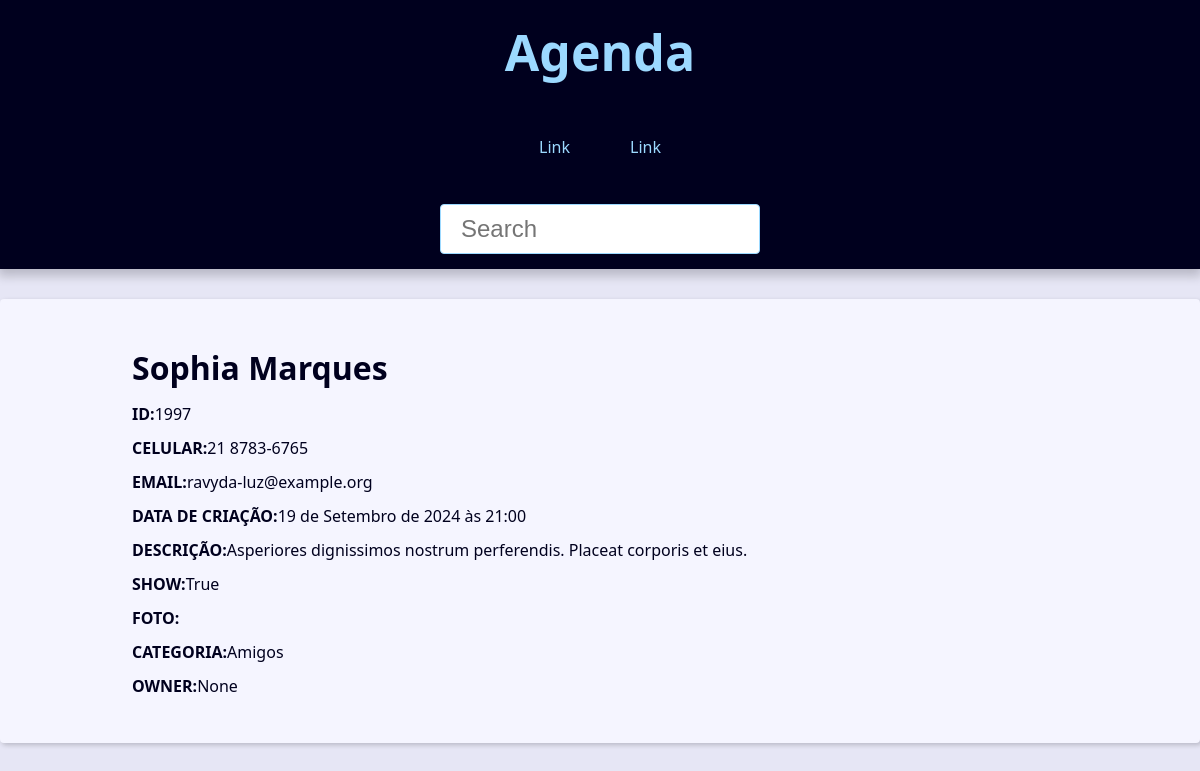
Page /1997/ on the committed database.
### contact/models.py (models this page shows, shortened)
class Contact(models.Model):
    primeiro_nome = models.CharField(max_length=20)
    ultimo_nome = models.CharField(max_length=20, blank=True)
    celular = models.CharField(max_length=20)
    email = models.EmailField(max_length=255)
    created_date = models.DateTimeField(default=timezone.now)
    description = models.TextField(blank=True)
    show = models.BooleanField(default=True)
    picture = models.ImageField(blank=True, upload_to='pictures/%Y/%m')
    category = models.ForeignKey(Category, on_delete=models.SET_NULL, blank=True, null=True)
    owner = models.ForeignKey(User, on_delete=models.SET_NULL, blank=True, null=True)

class Category(models.Model):
    class Meta:
        verbose_name = 'Categoria'
        verbose_name_plural = 'Categories'
    name = models.CharField(max_length=50)

### contact/views/contact_views.py (the view)
# urls.py: path('<int:contact_id>/', views.contact, name='contact'),
def contact(request, contact_id):
    single_contact = get_object_or_404(Contact, pk=contact_id,show=True)
    contact_name = f'{single_contact.primeiro_nome} {single_contact.ultimo_nome}'
    context ={
        'contact': single_contact,
        'site_title': contact_name,
    }
    return render(
        request,
        'contact/contact.html',
        context
    )

### contact/templates/contact/contact.html
{% extends "global/base.html" %}
{% block content %}
<div class="single-contact">
    <h1 class="single-contact-name">
        {{contact.primeiro_nome}} {{contact.ultimo_nome}}
    </h1>
    <p><b>ID:</b>{{contact.id}}</p>
    <p><b>CELULAR:</b>{{contact.celular}}</p>
    <p><b>EMAIL:</b>{{contact.email}}</p>
    <p><b>DATA DE CRIAÇÃO:</b>{{contact.created_date}}</p>
    <p><b>DESCRIÇÃO:</b>{{contact.description}}</p>
    <p><b>SHOW:</b>{{contact.show}}</p>
    <p><b>FOTO:</b>{{contact.picture}}</p>
    <p><b>CATEGORIA:</b>{{contact.category.name}}</p>
    <p><b>OWNER:</b>{{contact.owner}}</p>
</div>
{% endblock content %}

### base_static/global/css/style.css (style rules this page uses)
:root { --spacing: 1.5rem; --link-dark-color: rgb(0, 83, 134); --link-light-color: rgb(156, 217, 255); --clr-white: rgb(245, 245, 255); --clr-black: rgb(0, 0, 30); --clr-light-gray: rgb(230, 230, 245); --clr-dark-shadow-5: rgba(0, 0, 10, 5%); --clr-dark-shadow-10: rgba(0, 0, 10, 10%); --clr-dark-shadow-20: rgba(0, 0, 10, 20%); --clr-light-shadow-5: rgba(200, 200, 255, 5%); --clr-light-shadow-10: rgba(200, 200, 255, 10%); --clr-light-shadow-20: rgba(200, 200, 255, 20%); --main-page-width: 120rem; --table-min-width: 60rem; --biggest-font-size: 5rem; --bigger-font-size: 4rem; --big-font-size: 3.2rem; --medium-font-size: 2.4rem; --small-font-size: 1.6rem; --smaller-font-size: 1.4rem; --smallest-font-size: 1.2rem; --transition-fast: 300ms; --transition-medium: 600ms; --transition-slow: 1s; --default-border-radius: 4px; }
*, *::before, *::after { margin: 0; padding: 0; box-sizing: border-box; }
html { font-size: 62.5%; }
body { font-family: system-ui, -apple-system, BlinkMacSystemFont, 'Segoe UI', Roboto, Oxygen, Ubuntu, Cantarell, 'Open Sans', 'Helvetica Neue', sans-serif; line-height: 1.5; font-size: var(--small-font-size); color: var(--clr-black); -webkit-font-smoothing: antialiased; background: var(--clr-light-gray); }
@media (min-width: 600px) { .single-contact { max-width: 80%; margin: calc(var(--spacing) * 2) auto; } }
.single-contact h1 { margin: 1rem 0; }
.single-contact p { margin: 1rem 0; }

### rows in the picture
Contact: primeiro_nome "Sophia", ultimo_nome "Marques", id "1997", celular "21 8783-6765", email "ravyda-luz@example.org", created_date "19 de Setembro de 2024 às 21:00", description "Asperiores dignissimos nostrum perferendis. Placeat corporis et eius.", show "True", category.name "Amigos", owner "None"
